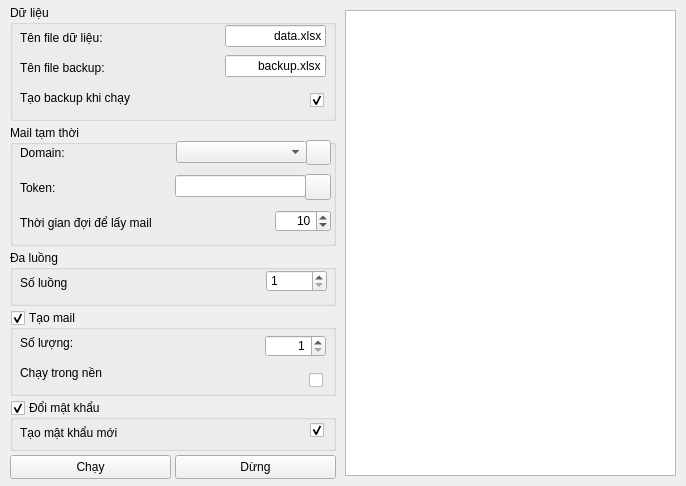
<?xml version="1.0" encoding="UTF-8"?>
<ui version="4.0">
 <class>MainWindow</class>
 <widget class="QMainWindow" name="MainWindow">
  <property name="geometry">
   <rect>
    <x>0</x>
    <y>0</y>
    <width>686</width>
    <height>486</height>
   </rect>
  </property>
  <property name="windowTitle">
   <string>Du học online</string>
  </property>
  <widget class="QWidget" name="centralwidget">
   <widget class="QListWidget" name="log">
    <property name="geometry">
     <rect>
      <x>345</x>
      <y>10</y>
      <width>331</width>
      <height>466</height>
     </rect>
    </property>
   </widget>
   <widget class="QGroupBox" name="mail">
    <property name="geometry">
     <rect>
      <x>10</x>
      <y>310</y>
      <width>326</width>
      <height>86</height>
     </rect>
    </property>
    <property name="title">
     <string>Tạo mail</string>
    </property>
    <property name="checkable">
     <bool>true</bool>
    </property>
    <widget class="QLabel" name="label">
     <property name="geometry">
      <rect>
       <x>10</x>
       <y>25</y>
       <width>61</width>
       <height>16</height>
      </rect>
     </property>
     <property name="text">
      <string>Số lượng:</string>
     </property>
    </widget>
    <widget class="QSpinBox" name="quantity">
     <property name="geometry">
      <rect>
       <x>255</x>
       <y>25</y>
       <width>61</width>
       <height>22</height>
      </rect>
     </property>
     <property name="alignment">
      <set>Qt::AlignRight|Qt::AlignTrailing|Qt::AlignVCenter</set>
     </property>
     <property name="minimum">
      <number>1</number>
     </property>
    </widget>
    <widget class="QCheckBox" name="headlessMode">
     <property name="geometry">
      <rect>
       <x>299</x>
       <y>60</y>
       <width>16</width>
       <height>20</height>
      </rect>
     </property>
     <property name="text">
      <string/>
     </property>
    </widget>
    <widget class="QLabel" name="label_8">
     <property name="geometry">
      <rect>
       <x>10</x>
       <y>55</y>
       <width>211</width>
       <height>16</height>
      </rect>
     </property>
     <property name="text">
      <string>Chạy trong nền</string>
     </property>
    </widget>
   </widget>
   <widget class="QGroupBox" name="password">
    <property name="geometry">
     <rect>
      <x>10</x>
      <y>400</y>
      <width>326</width>
      <height>51</height>
     </rect>
    </property>
    <property name="title">
     <string>Đổi mật khẩu</string>
    </property>
    <property name="checkable">
     <bool>true</bool>
    </property>
    <property name="checked">
     <bool>true</bool>
    </property>
    <widget class="QLabel" name="label_7">
     <property name="geometry">
      <rect>
       <x>10</x>
       <y>25</y>
       <width>301</width>
       <height>16</height>
      </rect>
     </property>
     <property name="text">
      <string>Tạo mật khẩu mới</string>
     </property>
    </widget>
    <widget class="QCheckBox" name="newPass">
     <property name="geometry">
      <rect>
       <x>300</x>
       <y>20</y>
       <width>16</width>
       <height>20</height>
      </rect>
     </property>
     <property name="text">
      <string/>
     </property>
     <property name="iconSize">
      <size>
       <width>16</width>
       <height>16</height>
      </size>
     </property>
     <property name="checked">
      <bool>true</bool>
     </property>
     <property name="tristate">
      <bool>false</bool>
     </property>
    </widget>
   </widget>
   <widget class="QGroupBox" name="backup">
    <property name="geometry">
     <rect>
      <x>10</x>
      <y>5</y>
      <width>326</width>
      <height>116</height>
     </rect>
    </property>
    <property name="title">
     <string>Dữ liệu</string>
    </property>
    <widget class="QLineEdit" name="dataFile">
     <property name="geometry">
      <rect>
       <x>215</x>
       <y>20</y>
       <width>101</width>
       <height>22</height>
      </rect>
     </property>
     <property name="text">
      <string>data.xlsx</string>
     </property>
     <property name="alignment">
      <set>Qt::AlignRight|Qt::AlignTrailing|Qt::AlignVCenter</set>
     </property>
    </widget>
    <widget class="QLabel" name="label_5">
     <property name="geometry">
      <rect>
       <x>10</x>
       <y>85</y>
       <width>126</width>
       <height>16</height>
      </rect>
     </property>
     <property name="text">
      <string>Tạo backup khi chạy</string>
     </property>
    </widget>
    <widget class="QCheckBox" name="isBackup">
     <property name="geometry">
      <rect>
       <x>300</x>
       <y>85</y>
       <width>16</width>
       <height>20</height>
      </rect>
     </property>
     <property name="text">
      <string/>
     </property>
     <property name="checked">
      <bool>true</bool>
     </property>
    </widget>
    <widget class="QLabel" name="label_3">
     <property name="geometry">
      <rect>
       <x>10</x>
       <y>55</y>
       <width>86</width>
       <height>16</height>
      </rect>
     </property>
     <property name="text">
      <string>Tên file backup:</string>
     </property>
    </widget>
    <widget class="QLineEdit" name="backupFile">
     <property name="geometry">
      <rect>
       <x>215</x>
       <y>50</y>
       <width>101</width>
       <height>22</height>
      </rect>
     </property>
     <property name="text">
      <string>backup.xlsx</string>
     </property>
     <property name="alignment">
      <set>Qt::AlignRight|Qt::AlignTrailing|Qt::AlignVCenter</set>
     </property>
    </widget>
    <widget class="QLabel" name="label_2">
     <property name="geometry">
      <rect>
       <x>10</x>
       <y>25</y>
       <width>86</width>
       <height>16</height>
      </rect>
     </property>
     <property name="text">
      <string>Tên file dữ liệu:</string>
     </property>
    </widget>
   </widget>
   <widget class="QGroupBox" name="temp_mail">
    <property name="geometry">
     <rect>
      <x>10</x>
      <y>125</y>
      <width>326</width>
      <height>121</height>
     </rect>
    </property>
    <property name="title">
     <string>Mail tạm thời</string>
    </property>
    <widget class="QLabel" name="label_6">
     <property name="geometry">
      <rect>
       <x>10</x>
       <y>55</y>
       <width>49</width>
       <height>16</height>
      </rect>
     </property>
     <property name="text">
      <string>Token:</string>
     </property>
    </widget>
    <widget class="QLineEdit" name="tempMailToken">
     <property name="geometry">
      <rect>
       <x>165</x>
       <y>50</y>
       <width>131</width>
       <height>22</height>
      </rect>
     </property>
     <property name="alignment">
      <set>Qt::AlignRight|Qt::AlignTrailing|Qt::AlignVCenter</set>
     </property>
    </widget>
    <widget class="QPushButton" name="saveToken">
     <property name="geometry">
      <rect>
       <x>295</x>
       <y>49</y>
       <width>26</width>
       <height>26</height>
      </rect>
     </property>
     <property name="text">
      <string/>
     </property>
     <property name="icon">
      <iconset>
       <normaloff>save.png</normaloff>save.png</iconset>
     </property>
     <property name="iconSize">
      <size>
       <width>14</width>
       <height>14</height>
      </size>
     </property>
    </widget>
    <widget class="QLabel" name="label_10">
     <property name="geometry">
      <rect>
       <x>10</x>
       <y>20</y>
       <width>49</width>
       <height>16</height>
      </rect>
     </property>
     <property name="text">
      <string>Domain:</string>
     </property>
    </widget>
    <widget class="QComboBox" name="domainList">
     <property name="geometry">
      <rect>
       <x>166</x>
       <y>16</y>
       <width>131</width>
       <height>22</height>
      </rect>
     </property>
    </widget>
    <widget class="QPushButton" name="refreshDomain">
     <property name="geometry">
      <rect>
       <x>296</x>
       <y>15</y>
       <width>25</width>
       <height>25</height>
      </rect>
     </property>
     <property name="text">
      <string/>
     </property>
     <property name="icon">
      <iconset>
       <normaloff>refresh.png</normaloff>refresh.png</iconset>
     </property>
     <property name="iconSize">
      <size>
       <width>14</width>
       <height>14</height>
      </size>
     </property>
    </widget>
    <widget class="QSpinBox" name="waitSecGetMail">
     <property name="geometry">
      <rect>
       <x>265</x>
       <y>85</y>
       <width>56</width>
       <height>22</height>
      </rect>
     </property>
     <property name="alignment">
      <set>Qt::AlignRight|Qt::AlignTrailing|Qt::AlignVCenter</set>
     </property>
     <property name="minimum">
      <number>5</number>
     </property>
     <property name="value">
      <number>10</number>
     </property>
    </widget>
    <widget class="QLabel" name="label_9">
     <property name="geometry">
      <rect>
       <x>10</x>
       <y>90</y>
       <width>146</width>
       <height>16</height>
      </rect>
     </property>
     <property name="text">
      <string>Thời gian đợi để lấy mail</string>
     </property>
    </widget>
   </widget>
   <widget class="QPushButton" name="stop">
    <property name="geometry">
     <rect>
      <x>175</x>
      <y>455</y>
      <width>161</width>
      <height>24</height>
     </rect>
    </property>
    <property name="text">
     <string>Dừng</string>
    </property>
   </widget>
   <widget class="QPushButton" name="run">
    <property name="geometry">
     <rect>
      <x>10</x>
      <y>455</y>
      <width>161</width>
      <height>24</height>
     </rect>
    </property>
    <property name="text">
     <string>Chạy</string>
    </property>
   </widget>
   <widget class="QGroupBox" name="groupBox">
    <property name="geometry">
     <rect>
      <x>10</x>
      <y>250</y>
      <width>326</width>
      <height>56</height>
     </rect>
    </property>
    <property name="title">
     <string>Đa luồng</string>
    </property>
    <widget class="QSpinBox" name="numThreads">
     <property name="geometry">
      <rect>
       <x>256</x>
       <y>20</y>
       <width>61</width>
       <height>22</height>
      </rect>
     </property>
     <property name="minimum">
      <number>1</number>
     </property>
    </widget>
    <widget class="QLabel" name="label_11">
     <property name="geometry">
      <rect>
       <x>10</x>
       <y>25</y>
       <width>211</width>
       <height>16</height>
      </rect>
     </property>
     <property name="text">
      <string>Số luồng</string>
     </property>
    </widget>
   </widget>
  </widget>
 </widget>
 <resources/>
 <connections/>
</ui>
